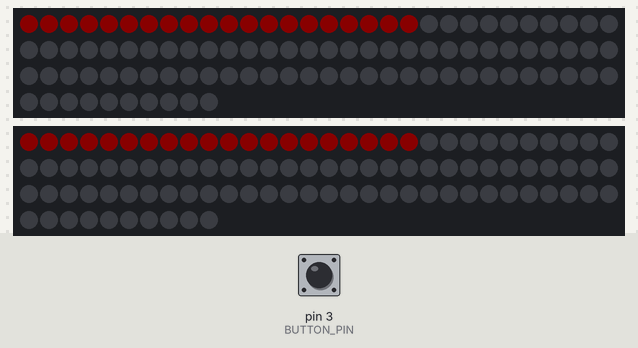
Recording of a sketch running on a simulated Arduino Uno, built with avr-gcc and run on an emulated ATmega328P. Parts: 2 × 100 RGB LEDs in strip order, left to right, continuing on the next row. The test bench sets the inputs (shaded band); at power-on: pin 3 (BUTTON_PIN) LOW. Dim RGB values are drawn brighter than linear.

Above: at 0.1 s.
At 105.8 s:
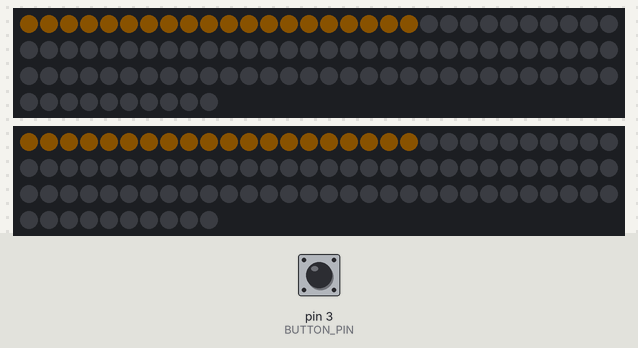

The sketch:

n_jawa.ino
```cpp
#include <Adafruit_NeoPixel.h>

#define LED_PIN 6
#define LED_PIN_2 5
// TODO: Add another pin
#define BUTTON_PIN 3
#define N 100
#define LIGHTS_PER_LIGHT 7
#define LIGHTS 8

int brightness = 4;  // 0 through 100
int t = 0;  // Wheel color
int buttonState = 0;
unsigned long lastDebounceTime = 0;
unsigned long debounceDelay = 500;
int pressed_value = 50;
int pressed_threshold = 50;
int mode = 0;  // Track mode

int upper = 200;
int lower = 20;
int g = lower;
int dg = 1;
// Start rgb 	(255,223,0)
// End rgb (255,100,0)

Adafruit_NeoPixel strip = Adafruit_NeoPixel(N, LED_PIN, NEO_GRB + NEO_KHZ800);
Adafruit_NeoPixel strip_2 = Adafruit_NeoPixel(N, LED_PIN_2, NEO_GRB + NEO_KHZ800);

void setup() {
#if defined(__AVR_ATtiny85__) && (F_CPU == 16000000)
  clock_prescale_set(clock_div_1);
#endif
  Serial.begin(9600);
  strip.begin();  // Lights
  strip_2.begin();  // Lights
  pinMode(BUTTON_PIN, INPUT);  // Button
}

void loop() {
  if (pressed_value > pressed_threshold) {
    Serial.print("pressed value: "); Serial.println(pressed_value);
  }

  // Read button
  if ((millis() - lastDebounceTime) > debounceDelay) {
    buttonState = digitalRead(BUTTON_PIN);
    if (buttonState == HIGH) {
      lastDebounceTime = millis();
    }
  }

  // // Respond to button
  // if (buttonState == HIGH) {
  //   Serial.println("Button pressed");
  //   int numberModes = 3;
  //   mode = mode + 1 % numberModes;
  // }

  switch (mode) {
    case 0:
      g = g + dg;
      all(255, g, 0);
      // all(0, 0, 0);
      if ((g < lower) || (g > upper)) { dg = dg * -1; }
      break;
    case 1:
      brightness = brightness - 1;
      mode = 0;
      Serial.println(brightness);
    default : all(0, 255, 0); break;
  }

  // if (brightness < 5) { brightness = 100; }

  strip.show();  // Display
  strip_2.show();  // Display
  t = (t + 5) % 400;  // Update wheel color
  buttonState = 0;  // Reset button
  delay(500);  // 20 fps
}

void all(int r, int g, int b) {
  for (int i = 0; i < 20; i++) { setLight(i, r, g, b); }
}

void setLight(int led, int r, int g, int b) {
  strip.setPixelColor(led, strip.Color(int(r * brightness / 100), int(g * brightness / 100), int(b * brightness / 100)));
  strip_2.setPixelColor(led, strip_2.Color(int(r * brightness / 100), int(g * brightness / 100), int(b * brightness / 100)));
}

void runWheel() {
  for (int i = 0; i < LIGHTS; i++) {
    for (int j = 0; j < LIGHTS_PER_LIGHT; j++) {
      strip.setPixelColor(
        i * LIGHTS_PER_LIGHT + j,
        Wheel((t + (400 / LIGHTS * i)) % 400)
      );
            strip_2.setPixelColor(
        i * LIGHTS_PER_LIGHT + j,
        Wheel((t + (400 / LIGHTS * i)) % 400)
      );
    }
  }
}

void runWheelSame() {
  for (int i = 0; i < LIGHTS; i++) {
    for (int j = 0; j < LIGHTS_PER_LIGHT; j++) {
      strip.setPixelColor(
        i * LIGHTS_PER_LIGHT + j,
        // Wheel((t + (400 / LIGHTS * i)) % 400)
        Wheel((t + (400 / LIGHTS * 0)) % 400)
      );
    }
  }
}

uint32_t Wheel(byte WheelPos) {
  if(WheelPos < 85) {
    return strip.Color(WheelPos * 3, 255 - WheelPos * 3, 0);
  }
  else if(WheelPos < 170) {
    WheelPos -= 85;
    return strip.Color(255 - WheelPos * 3, 0, WheelPos * 3);
  }
  else {
    WheelPos -= 170;
    return strip.Color(0, WheelPos * 3, 255 - WheelPos * 3);
  }
}
```
